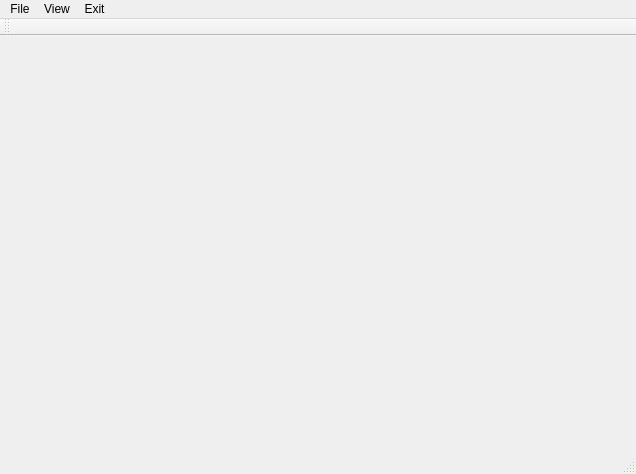
<?xml version="1.0" encoding="UTF-8"?>
<ui version="4.0">
 <class>MainWindow</class>
 <widget class="QMainWindow" name="MainWindow">
  <property name="geometry">
   <rect>
    <x>0</x>
    <y>0</y>
    <width>636</width>
    <height>474</height>
   </rect>
  </property>
  <property name="windowTitle">
   <string>MainWindow</string>
  </property>
  <widget class="QWidget" name="centralWidget"/>
  <widget class="QMenuBar" name="menuBar">
   <property name="geometry">
    <rect>
     <x>0</x>
     <y>0</y>
     <width>636</width>
     <height>21</height>
    </rect>
   </property>
   <widget class="QMenu" name="menuFile">
    <property name="title">
     <string>File</string>
    </property>
    <addaction name="separator"/>
    <addaction name="actionBud_Rate"/>
    <addaction name="actionAbout"/>
   </widget>
   <widget class="QMenu" name="menuView">
    <property name="title">
     <string>View</string>
    </property>
   </widget>
   <widget class="QMenu" name="menuExit">
    <property name="title">
     <string>Exit</string>
    </property>
   </widget>
   <addaction name="menuFile"/>
   <addaction name="menuView"/>
   <addaction name="menuExit"/>
  </widget>
  <widget class="QToolBar" name="mainToolBar">
   <attribute name="toolBarArea">
    <enum>TopToolBarArea</enum>
   </attribute>
   <attribute name="toolBarBreak">
    <bool>false</bool>
   </attribute>
  </widget>
  <widget class="QStatusBar" name="statusBar"/>
  <action name="actionAbout">
   <property name="text">
    <string>About</string>
   </property>
  </action>
  <action name="actionBud_Rate">
   <property name="text">
    <string>Bud Rate</string>
   </property>
  </action>
 </widget>
 <layoutdefault spacing="6" margin="11"/>
 <resources/>
 <connections/>
</ui>
